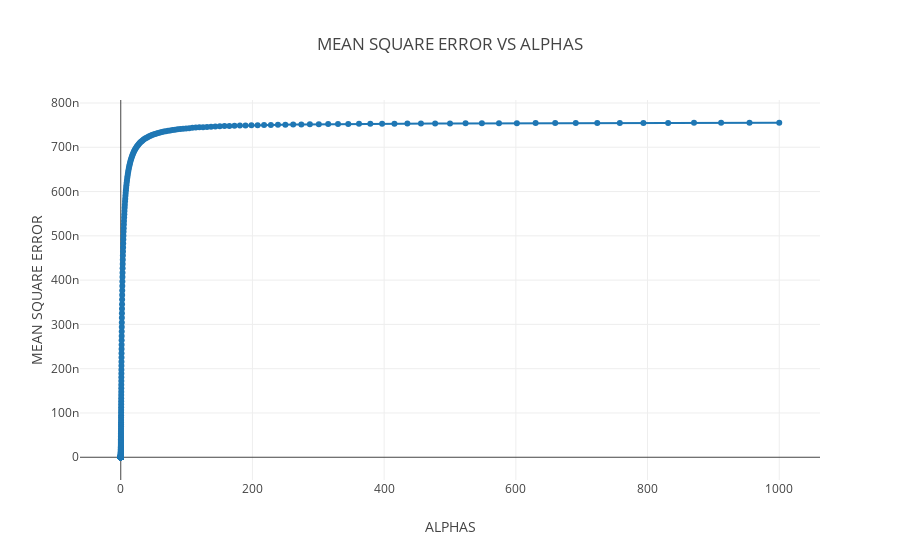

This figure's notebook cell:
### Markdown cell above
## MEAN ERROR VS ALPHA ##

### Code cell
data = []
p = go.Scatter(x= alphas, y=mean_errors, mode='lines+markers', name='Mean Error', hoverinfo='name', line=dict(shape='linear'))
data.append(p)        
layout = dict(
    title='MEAN SQUARE ERROR VS ALPHAS',
    xaxis=dict(
        title='ALPHAS'
    ),
    yaxis=dict(
        title='MEAN SQUARE ERROR'
    ),
    legend=dict(
        traceorder='reversed',
        font=dict(size=16)
    )
)
fig = dict(data=data, layout=layout)
plot.iplot(fig, filename='MEANERROR_VS_APLHA_SONAR')

### Figure 1 — Plotly figure (JSON) as saved in the notebook; plotly's stock layout.template omitted (floating-point values rounded to 4 significant figures; data arrays with more than 128 entries replaced by an {"elided": "..."} marker saying what was removed)
{"data": [{"hoverinfo": "name", "line": {"shape": "linear"}, "mode": "lines+markers", "name": "Mean Error", "type": "scatter", "x": {"elided": "300 float values"}, "y": {"elided": "300 float values"}}], "layout": {"legend": {"font": {"size": 16}, "traceorder": "reversed"}, "title": "MEAN SQUARE ERROR VS ALPHAS", "xaxis": {"title": "ALPHAS"}, "yaxis": {"title": "MEAN SQUARE ERROR"}}}
